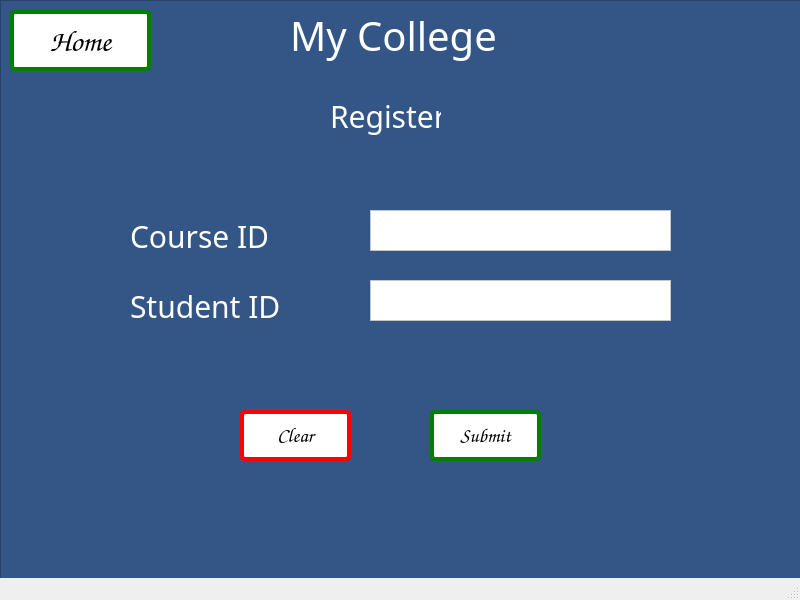
<?xml version="1.0" encoding="UTF-8"?>
<ui version="4.0">
 <class>MainWindow</class>
 <widget class="QMainWindow" name="MainWindow">
  <property name="geometry">
   <rect>
    <x>0</x>
    <y>0</y>
    <width>800</width>
    <height>600</height>
   </rect>
  </property>
  <property name="windowTitle">
   <string>MainWindow</string>
  </property>
  <widget class="QWidget" name="centralwidget">
   <widget class="QWidget" name="gridLayoutWidget">
    <property name="geometry">
     <rect>
      <x>0</x>
      <y>0</y>
      <width>801</width>
      <height>601</height>
     </rect>
    </property>
    <layout class="QGridLayout" name="gridLayout">
     <item row="0" column="0">
      <widget class="QFrame" name="frame">
       <property name="autoFillBackground">
        <bool>false</bool>
       </property>
       <property name="styleSheet">
        <string notr="true"> background-color: #345687;</string>
       </property>
       <property name="frameShape">
        <enum>QFrame::StyledPanel</enum>
       </property>
       <property name="frameShadow">
        <enum>QFrame::Raised</enum>
       </property>
       <widget class="QLabel" name="label_4">
        <property name="geometry">
         <rect>
          <x>290</x>
          <y>10</y>
          <width>211</width>
          <height>51</height>
         </rect>
        </property>
        <property name="font">
         <font>
          <family>Papyrus</family>
          <pointsize>-1</pointsize>
         </font>
        </property>
        <property name="styleSheet">
         <string notr="true">font-size: 40px;
color: white;</string>
        </property>
        <property name="text">
         <string>My College</string>
        </property>
       </widget>
       <widget class="QLabel" name="label_5">
        <property name="geometry">
         <rect>
          <x>330</x>
          <y>90</y>
          <width>111</width>
          <height>51</height>
         </rect>
        </property>
        <property name="font">
         <font>
          <family>Papyrus</family>
          <pointsize>-1</pointsize>
         </font>
        </property>
        <property name="styleSheet">
         <string notr="true">font-size: 30px;
color: white;</string>
        </property>
        <property name="text">
         <string>Register</string>
        </property>
       </widget>
       <widget class="QTextEdit" name="registerLandingPageTakeCourseID">
        <property name="geometry">
         <rect>
          <x>370</x>
          <y>210</y>
          <width>301</width>
          <height>41</height>
         </rect>
        </property>
        <property name="styleSheet">
         <string notr="true">background-color:white;color:black;font-size:25px;</string>
        </property>
       </widget>
       <widget class="QLabel" name="label_6">
        <property name="geometry">
         <rect>
          <x>130</x>
          <y>210</y>
          <width>161</width>
          <height>51</height>
         </rect>
        </property>
        <property name="font">
         <font>
          <family>Papyrus</family>
          <pointsize>-1</pointsize>
         </font>
        </property>
        <property name="styleSheet">
         <string notr="true">font-size: 30px;
color: white;</string>
        </property>
        <property name="text">
         <string>Course ID</string>
        </property>
       </widget>
       <widget class="QLabel" name="label_7">
        <property name="geometry">
         <rect>
          <x>130</x>
          <y>280</y>
          <width>201</width>
          <height>51</height>
         </rect>
        </property>
        <property name="font">
         <font>
          <family>Papyrus</family>
          <pointsize>-1</pointsize>
         </font>
        </property>
        <property name="styleSheet">
         <string notr="true">font-size: 30px;
color: white;</string>
        </property>
        <property name="text">
         <string>Student ID</string>
        </property>
       </widget>
       <widget class="QTextEdit" name="registerLandingPageTakeStudentID">
        <property name="geometry">
         <rect>
          <x>370</x>
          <y>280</y>
          <width>301</width>
          <height>41</height>
         </rect>
        </property>
        <property name="styleSheet">
         <string notr="true">background-color:white;color:black;font-size:25px;</string>
        </property>
       </widget>
       <widget class="QPushButton" name="registerLandingPageSubmitButton">
        <property name="geometry">
         <rect>
          <x>430</x>
          <y>410</y>
          <width>111</width>
          <height>51</height>
         </rect>
        </property>
        <property name="font">
         <font>
          <family>Comic Sans MS</family>
          <pointsize>-1</pointsize>
          <underline>false</underline>
          <strikeout>false</strikeout>
         </font>
        </property>
        <property name="styleSheet">
         <string notr="true">background-color: white;
display: inline-block;
      padding: 10px 20px;
      font-size: 20px;
      text-align: center;
      text-decoration: none;
      cursor: pointer;
      border-radius: 5px;
      transition: background-color 0.3s ease;
 border: 4px solid green;</string>
        </property>
        <property name="text">
         <string>Submit</string>
        </property>
       </widget>
       <widget class="QPushButton" name="registerLandingPageClearButton">
        <property name="geometry">
         <rect>
          <x>240</x>
          <y>410</y>
          <width>111</width>
          <height>51</height>
         </rect>
        </property>
        <property name="font">
         <font>
          <family>Comic Sans MS</family>
          <pointsize>-1</pointsize>
          <underline>false</underline>
          <strikeout>false</strikeout>
         </font>
        </property>
        <property name="styleSheet">
         <string notr="true">background-color: white;
display: inline-block;
      padding: 10px 20px;
      font-size: 20px;
      text-align: center;
      text-decoration: none;
      cursor: pointer;
      border-radius: 5px;
      transition: background-color 0.3s ease;
 border: 4px solid red;</string>
        </property>
        <property name="text">
         <string>Clear</string>
        </property>
       </widget>
       <widget class="QPushButton" name="registerLandingPageHomeButton">
        <property name="geometry">
         <rect>
          <x>10</x>
          <y>10</y>
          <width>141</width>
          <height>61</height>
         </rect>
        </property>
        <property name="font">
         <font>
          <family>Comic Sans MS</family>
          <pointsize>-1</pointsize>
          <underline>false</underline>
          <strikeout>false</strikeout>
         </font>
        </property>
        <property name="styleSheet">
         <string notr="true">background-color: white;
display: inline-block;
      padding: 10px 20px;
      font-size: 30px;
      text-align: center;
      text-decoration: none;
      cursor: pointer;
      border-radius: 5px;
      transition: background-color 0.3s ease;
 border: 4px solid green;</string>
        </property>
        <property name="text">
         <string>Home</string>
        </property>
       </widget>
      </widget>
     </item>
    </layout>
   </widget>
  </widget>
  <widget class="QStatusBar" name="statusbar"/>
 </widget>
 <resources/>
 <connections/>
</ui>
